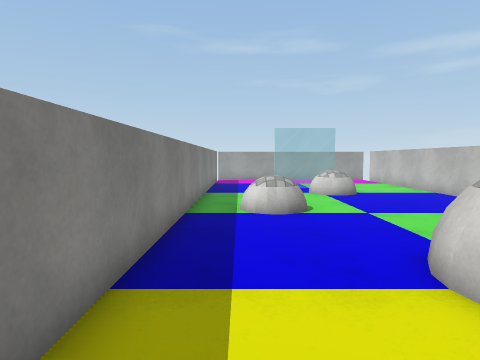
view 1 (above)

18 first-person views from a walk through a 3-D level made in the Unity game engine. The camera is 1.5 m above the floor, tilts 4° down and sees 75° across. Doors are open. The floor is counted in squares, 1 m on a side. Each view is taken from the middle of a square. On the plan, view 1 faces up. The plan holds only what a view shows up to about 15 squares ahead; the rest is blank. Surface patterns are stand-ins for the level's own textures.

view 2
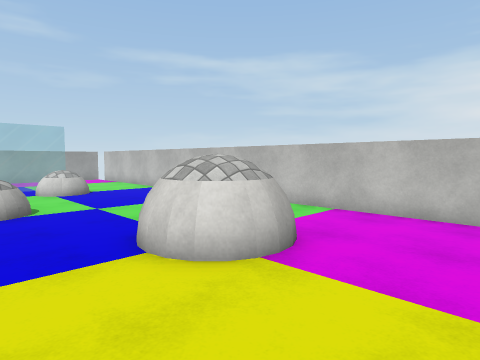

view 3
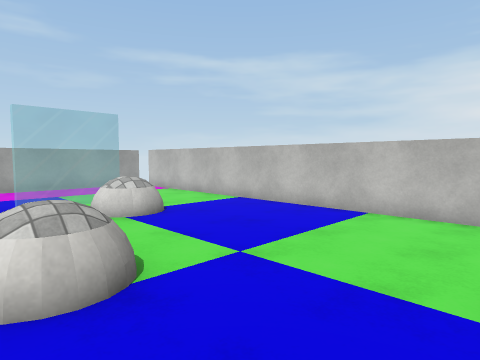

view 4
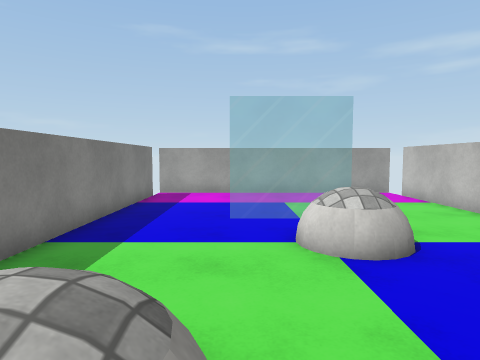

view 5
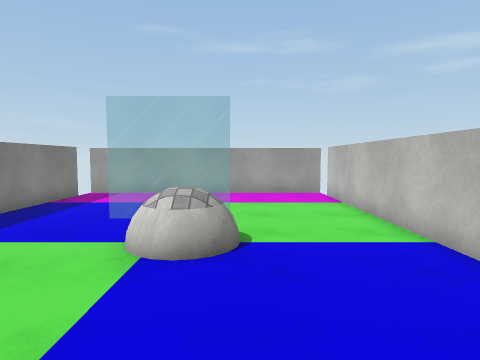

view 6
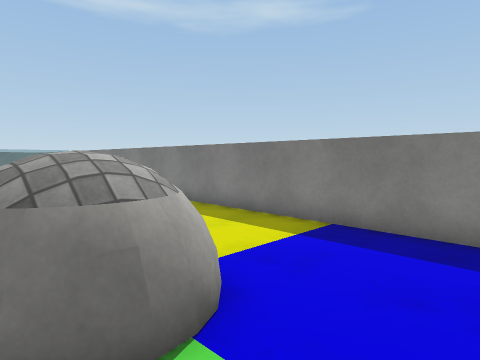

view 7
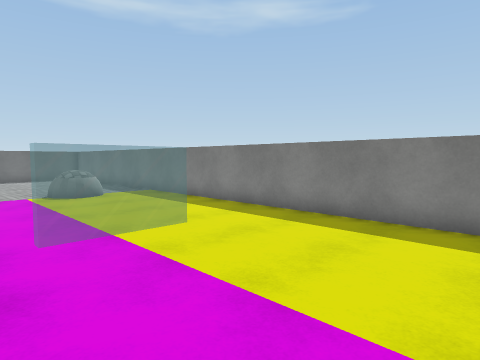

view 8
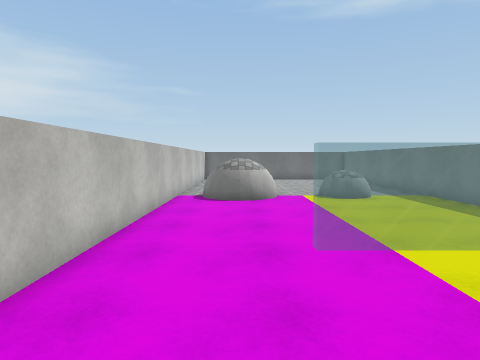

view 9
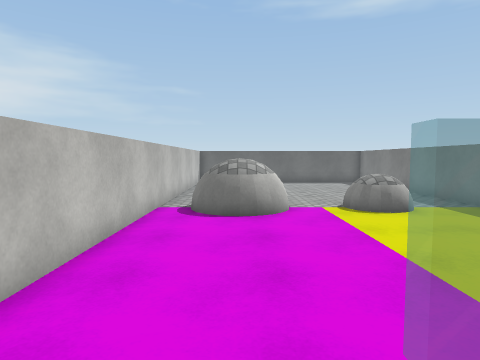

view 10
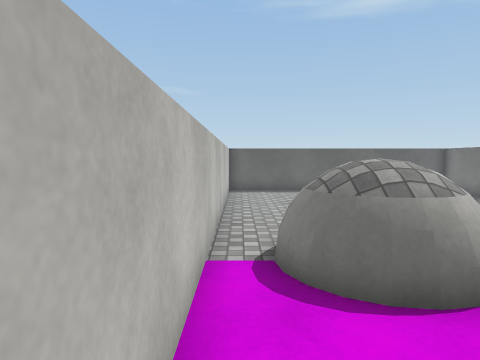

view 11
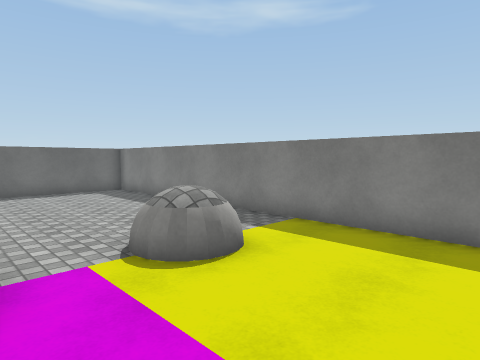

view 12
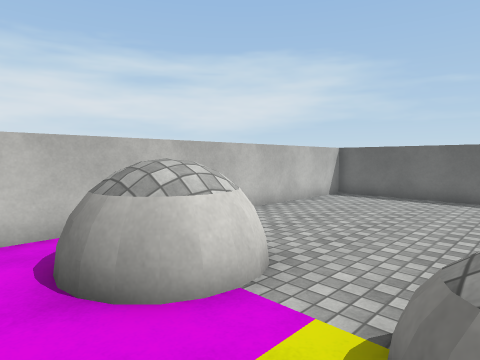

view 13
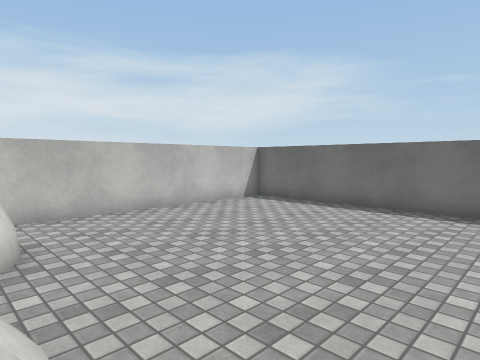

view 14
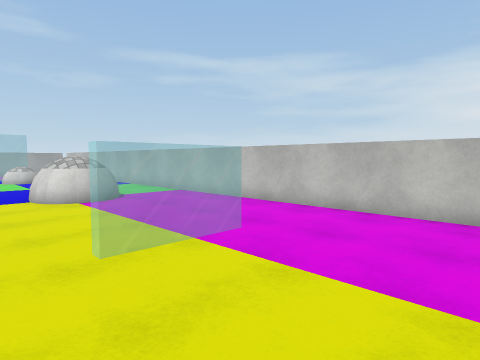

view 15
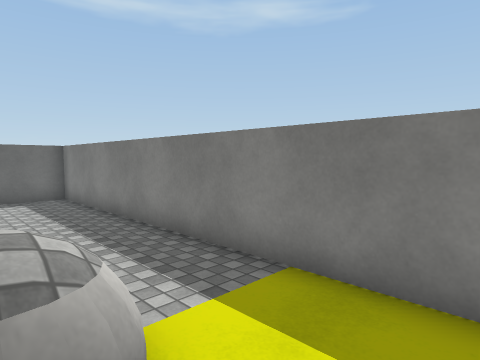

view 16
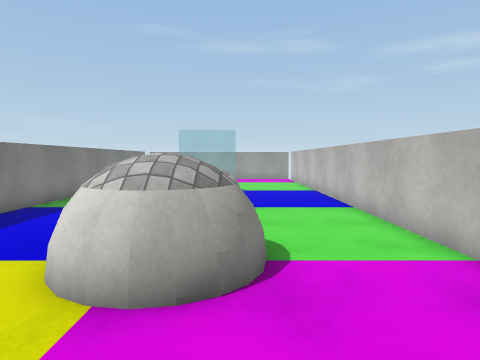

view 17
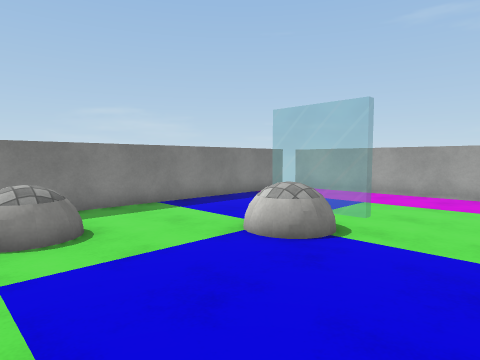

view 18
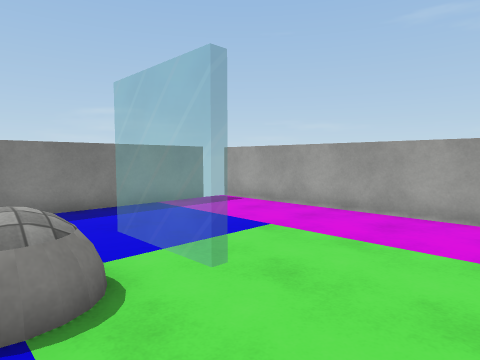

### Floor plan
Key: @ floor where view 1 was taken; # wall or solid block; . floor; D open door; = window, fence, low wall or low ledge; ^ raised ledge; O other object.
Columns run from 2 left of view 1 to 9 right of it. Each row starts with its distance up from view 1.
 22 ############
 21  ..........
 20 #..........#
 19 #..........#
 18 #..........#
 17 #..........#
 16 #...====.DD#
 15 #..........#
 14 #....OOO...#
 13 #....OOO...#
 12 #..........#
 11 #..........#
 10 #..O.......#
  9 #.OOO......#
  8 #..........#
  7 #..........#
  6 #..........#
  5 #....==....#
  4 #....^^=...#
  3 #....^^=...#
  2 #....==....#
  1 #..........#
  0 #.@........#
 -1 #..........#
 -2 #..........#
 -3 #..........#
 -4 #...====...#
 -5 #..........#
 -6 #..........#
 -7 #..........#
 -8 #..........#
 -9 #..........#
-10 #.......=..#
-11 #..OOO.=^=.#
-12 #..OO..=^=.#
-13 #.......=..#
-14 #..........#
-15 #..........#
-16 #..........#
-17 #..........#
-18 #..........#
-19 #..........#
-20 #..........#
-21 #..........#
-22 ############

Positions as (right, up) in squares from view 1, and headings:
1: (0, 0), facing up
2: (0, -1), facing up-right
3: (0, 5), facing up-right
4: (2, 8), facing up
5: (5, 8), facing up
6: (5, 7), facing down-left
7: (6, 2), facing down-left
8: (6, 1), facing down
9: (6, -2), facing down
10: (8, -7), facing down
11: (5, -7), facing down-left
12: (2, -9), facing down-right
13: (0, -12), facing down-right
14: (0, -9), facing up-right
15: (2, -9), facing down-left
16: (5, -1), facing up
17: (8, 8), facing up-left
18: (8, 13), facing up-left
